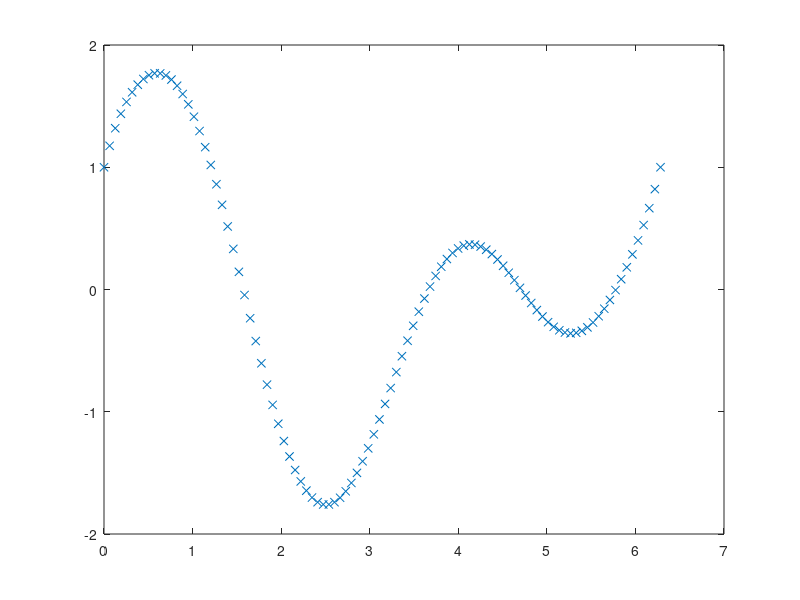

Reproduce this figure in MATLAB.
n = 10;

% x 값 범위 설정
x_range = linspace(0, 2*pi, n);

% 주어진 함수 위의 점 생성
x = x_range;
y = sin(2*x) + cos(x);

% 보간할 x 값 범위 설정
x_interp = linspace(0, 2*pi, 100);

% 1차원 Lagrange 보간 함수
lagrange_interp = zeros(size(x_interp));
for i = 1:length(x_interp)
    for j = 1:length(x)
        % 각 점에서의 Lagrange 다항식 계산
        L = 1;
        for k = 1:length(x)
            if k ~= j
                L = L * (x_interp(i) - x(k)) / (x(j) - x(k));
            end
        end
        % 각 점에서의 보간값 계산
        lagrange_interp(i) = lagrange_interp(i) + y(j) * L;
    end
end

% 결과 그래프 출력
plot(x, y, 'o', x_interp, sin(2*x_interp) + cos(x_interp), '-', x_interp, lagrange_interp, '--');
legend('주어진 함수 위의 점', '원본 함수', '1차원 Lagrange 보간');
xlabel('x');
ylabel('y');
title('1차원 Lagrange 보간');
hold off
plot(x_interp, lagrange_interp, 'x')